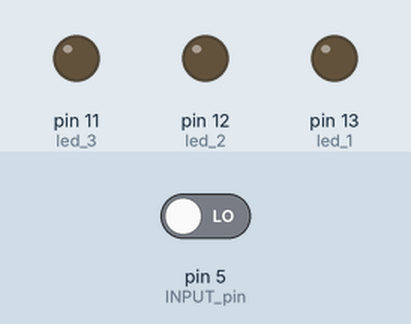
Bench run of a sketch on a simulated Arduino Uno, built with avr-gcc and run on an emulated ATmega328P. Parts: output pins drawn as LEDs (lit = HIGH). Dashed ring = blinking. Inputs (shaded band) come from the test bench; at power-on: pin 5 (INPUT_pin) LOW.

Above: at 3.2 s.
3.3 s: pin 5 (INPUT_pin) driven HIGH
At 4.1 s:
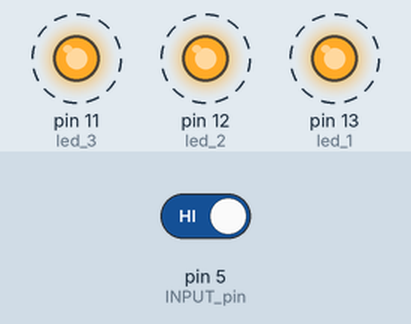
Timing chart, 0 to 13.8 s (numbered marks = the images above; inputs shaded):
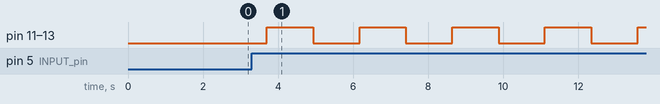

Measured:
- after the input at 3.3 s, pin 11 (led_3), pin 12 (led_2), pin 13 (led_1): alternates HIGH for 1.2 s and LOW for 1.2 s, starting after 0.40 s

The sketch:

Blnkende_lys.ino
```cpp
//Pin definering

int led_1 = 13;
int led_2 = 12;
int led_3 = 11;
int INPUT_pin = 5;

//Definering af varieble

int p = 0;  //Pinreading

int paus = 1234;

void setup() {
  pinMode(led_1, OUTPUT);
  pinMode(led_2, OUTPUT);
  pinMode(led_3, OUTPUT);
  pinMode(INPUT_pin, INPUT);
}

//********************
void loop() {

  p = digitalRead(INPUT_pin);  // pinstatus til varieblen p

  if (p == HIGH) {

    for (int X = 0; X < 17; X++) {

      digitalWrite(led_1, 1);
      digitalWrite(led_2, 1);
      digitalWrite(led_3, 1);
      delay(paus);
      digitalWrite(led_1, 0);
       digitalWrite(led_2, 0);
        digitalWrite(led_3, 0);
      delay(paus);
    }
  }
  delay(1234);
}
```
